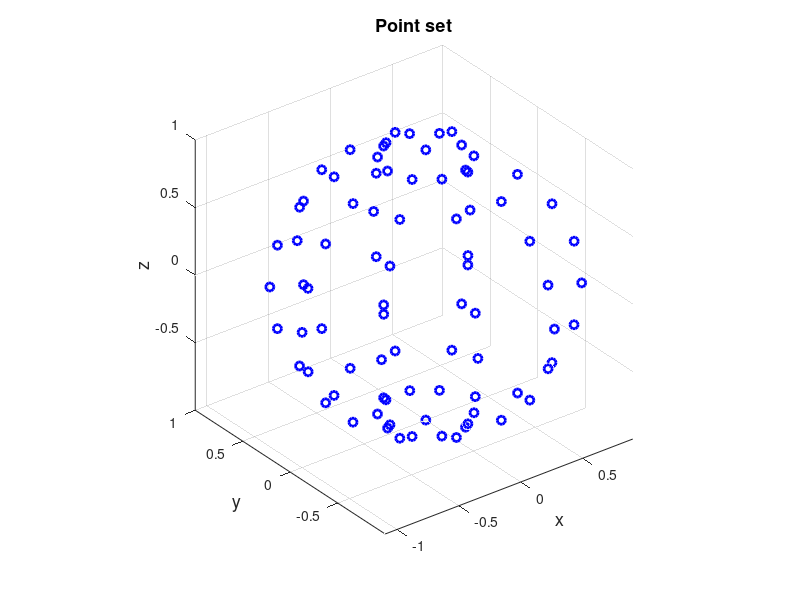

Reproduce this figure in MATLAB. (Note: this script raises an error after producing the figure.)
%% Vertices of convex hull of points lying on the surface of a sphere

%% Initial data
% Set the random number generator.
rng(1);
%% 
% Set the points the convex hull of which is to be calculated. They form
% the surface of the unit sphere.
phi=(pi/5:pi/5:9*pi/5)';
theta=(pi/10:pi/10:9*pi/10)';
[a1,a2]=meshgrid(phi,theta);
points=[sin(a2(:)).*cos(a1(:)),sin(a2(:)).*sin(a1(:)),cos(a2(:));0 0 1;0 0 -1];
%% 
% Perform random permutation to points to avoid infinite loops in
% convhull_nd.
points=points+0.001*rand(size(points));
%%
% Plot the point set in blue circles.
figure('Name','Point set','NumberTitle','off')
scatter3(points(:,1),points(:,2),points(:,3),...
    'marker','o','MarkerEdgeColor',[0 0 1],'LineWidth',2)
xlabel('x','FontSize',13);
ylabel('y','FontSize',13);
zlabel('z','FontSize',13);
title('Point set','FontSize',13)
axis equal

%% Processing
% Find the point identities defining each facet of the convex hull of the
% point set with the new algorithm.
chull1=convhull_nd(points);

%% Verification
% *Error check: hull size*
%%
% Find the initial number of points.
ipoints=size(points,1);
%%
% Find the number of points consisting the convex hull.
hpoints=length(unique(chull1(:)));
%%
% Check if the number of points consisting the convex hull is equal to the
% initial number of points. Since the configuration of the initial points
% is a boundary that is convex everywhere and does not have internal
% points, this point set will be the convex hull of itself. If this is not
% the case, throw an error.
if ipoints~=hpoints
    error('The number of points does not match the true solution.');
end

%% Plots
%
%%
% Find the coordinates of the vertices of the convex hull.
convhullvert=points(unique(chull1(:)),:);
%%
% Plot the vertices of the convex hull of the point set in orange
% asterisks.
hold on
scatter3(convhullvert(:,1),convhullvert(:,2),convhullvert(:,3),...
    'marker','*','MarkerEdgeColor',[1 0.5 0],'LineWidth',2);

%% Contact author
%
%  (c) 2024 by George Papazafeiropoulos
%  First Lieutenant, Infrastructure Engineer, Hellenic Air Force
%  Civil Engineer, M.Sc., Ph.D. candidate, NTUA
%
% Email: gpapazafeiropoulos@yahoo.gr
%
% Website: http://users.ntua.gr/gpapazaf/
%


